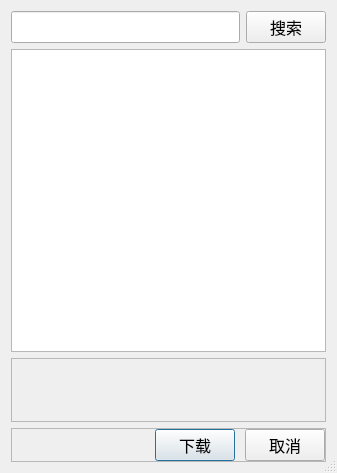
<?xml version="1.0" encoding="UTF-8"?>
<ui version="4.0">
 <class>LyricsDownloadDialog</class>
 <widget class="QDialog" name="LyricsDownloadDialog">
  <property name="geometry">
   <rect>
    <x>0</x>
    <y>0</y>
    <width>337</width>
    <height>473</height>
   </rect>
  </property>
  <property name="font">
   <font>
    <family>微软雅黑</family>
    <pointsize>12</pointsize>
   </font>
  </property>
  <property name="windowTitle">
   <string>下载歌词</string>
  </property>
  <property name="windowIcon">
   <iconset resource="../source.qrc">
    <normaloff>:/pic/images/LyricsIcon.png</normaloff>:/pic/images/LyricsIcon.png</iconset>
  </property>
  <property name="sizeGripEnabled">
   <bool>true</bool>
  </property>
  <property name="modal">
   <bool>true</bool>
  </property>
  <layout class="QGridLayout" name="lyricsdownload_gridLayout">
   <item row="3" column="0" colspan="2">
    <widget class="QFrame" name="buttons_frame">
     <property name="frameShape">
      <enum>QFrame::StyledPanel</enum>
     </property>
     <property name="frameShadow">
      <enum>QFrame::Raised</enum>
     </property>
     <layout class="QHBoxLayout" name="buttons_horizontalLayout">
      <property name="spacing">
       <number>10</number>
      </property>
      <property name="leftMargin">
       <number>0</number>
      </property>
      <property name="topMargin">
       <number>0</number>
      </property>
      <property name="rightMargin">
       <number>0</number>
      </property>
      <property name="bottomMargin">
       <number>0</number>
      </property>
      <item>
       <spacer name="buttons_horizontalSpacer">
        <property name="orientation">
         <enum>Qt::Horizontal</enum>
        </property>
        <property name="sizeHint" stdset="0">
         <size>
          <width>163</width>
          <height>20</height>
         </size>
        </property>
       </spacer>
      </item>
      <item>
       <widget class="QPushButton" name="download_button">
        <property name="minimumSize">
         <size>
          <width>80</width>
          <height>32</height>
         </size>
        </property>
        <property name="maximumSize">
         <size>
          <width>80</width>
          <height>32</height>
         </size>
        </property>
        <property name="text">
         <string>下载</string>
        </property>
       </widget>
      </item>
      <item>
       <widget class="QPushButton" name="cancel_button">
        <property name="minimumSize">
         <size>
          <width>80</width>
          <height>32</height>
         </size>
        </property>
        <property name="maximumSize">
         <size>
          <width>80</width>
          <height>32</height>
         </size>
        </property>
        <property name="text">
         <string>取消</string>
        </property>
       </widget>
      </item>
     </layout>
    </widget>
   </item>
   <item row="0" column="1">
    <widget class="QPushButton" name="search_button">
     <property name="minimumSize">
      <size>
       <width>0</width>
       <height>32</height>
      </size>
     </property>
     <property name="maximumSize">
      <size>
       <width>80</width>
       <height>32</height>
      </size>
     </property>
     <property name="text">
      <string>搜索</string>
     </property>
    </widget>
   </item>
   <item row="0" column="0">
    <widget class="QLineEdit" name="search_lineEdit">
     <property name="minimumSize">
      <size>
       <width>0</width>
       <height>32</height>
      </size>
     </property>
     <property name="maximumSize">
      <size>
       <width>16777215</width>
       <height>32</height>
      </size>
     </property>
    </widget>
   </item>
   <item row="2" column="0" colspan="2">
    <widget class="QFrame" name="music_frame">
     <property name="sizePolicy">
      <sizepolicy hsizetype="Expanding" vsizetype="Preferred">
       <horstretch>0</horstretch>
       <verstretch>0</verstretch>
      </sizepolicy>
     </property>
     <property name="minimumSize">
      <size>
       <width>0</width>
       <height>64</height>
      </size>
     </property>
     <property name="maximumSize">
      <size>
       <width>16777215</width>
       <height>64</height>
      </size>
     </property>
     <property name="frameShape">
      <enum>QFrame::StyledPanel</enum>
     </property>
     <property name="frameShadow">
      <enum>QFrame::Raised</enum>
     </property>
     <layout class="QGridLayout" name="music_gridLayout">
      <property name="leftMargin">
       <number>0</number>
      </property>
      <property name="topMargin">
       <number>0</number>
      </property>
      <property name="rightMargin">
       <number>0</number>
      </property>
      <property name="bottomMargin">
       <number>0</number>
      </property>
      <property name="horizontalSpacing">
       <number>10</number>
      </property>
      <property name="verticalSpacing">
       <number>0</number>
      </property>
      <item row="1" column="1">
       <widget class="QLabel" name="singer_label">
        <property name="minimumSize">
         <size>
          <width>0</width>
          <height>32</height>
         </size>
        </property>
        <property name="maximumSize">
         <size>
          <width>16777215</width>
          <height>32</height>
         </size>
        </property>
        <property name="text">
         <string/>
        </property>
       </widget>
      </item>
      <item row="0" column="0" rowspan="2">
       <widget class="QLabel" name="image_label">
        <property name="minimumSize">
         <size>
          <width>64</width>
          <height>64</height>
         </size>
        </property>
        <property name="maximumSize">
         <size>
          <width>64</width>
          <height>64</height>
         </size>
        </property>
        <property name="text">
         <string/>
        </property>
       </widget>
      </item>
      <item row="0" column="1">
       <widget class="QLabel" name="songname_label">
        <property name="minimumSize">
         <size>
          <width>0</width>
          <height>32</height>
         </size>
        </property>
        <property name="maximumSize">
         <size>
          <width>16777215</width>
          <height>32</height>
         </size>
        </property>
        <property name="text">
         <string/>
        </property>
       </widget>
      </item>
     </layout>
    </widget>
   </item>
   <item row="1" column="0" colspan="2">
    <widget class="QTableWidget" name="search_tableWidget"/>
   </item>
  </layout>
 </widget>
 <resources>
  <include location="../source.qrc"/>
 </resources>
 <connections/>
</ui>
